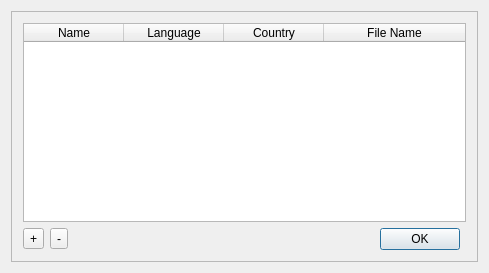
<?xml version="1.0" encoding="UTF-8"?>
<ui version="4.0">
 <class>LanguagesClass</class>
 <widget class="QDialog" name="LanguagesClass">
  <property name="geometry">
   <rect>
    <x>0</x>
    <y>0</y>
    <width>489</width>
    <height>273</height>
   </rect>
  </property>
  <property name="windowTitle">
   <string>Languages</string>
  </property>
  <layout class="QGridLayout" name="gridLayout_3">
   <item row="0" column="0">
    <widget class="QFrame" name="frame">
     <property name="frameShape">
      <enum>QFrame::StyledPanel</enum>
     </property>
     <property name="frameShadow">
      <enum>QFrame::Raised</enum>
     </property>
     <layout class="QGridLayout" name="gridLayout">
      <item row="0" column="0" colspan="5">
       <widget class="QTableWidget" name="tbllanguage">
        <property name="editTriggers">
         <set>QAbstractItemView::NoEditTriggers</set>
        </property>
        <property name="selectionMode">
         <enum>QAbstractItemView::ContiguousSelection</enum>
        </property>
        <property name="selectionBehavior">
         <enum>QAbstractItemView::SelectRows</enum>
        </property>
        <attribute name="horizontalHeaderStretchLastSection">
         <bool>true</bool>
        </attribute>
        <attribute name="horizontalHeaderStretchLastSection">
         <bool>true</bool>
        </attribute>
        <column>
         <property name="text">
          <string>Name</string>
         </property>
        </column>
        <column>
         <property name="text">
          <string>Language</string>
         </property>
        </column>
        <column>
         <property name="text">
          <string>Country</string>
         </property>
        </column>
        <column>
         <property name="text">
          <string>File Name</string>
         </property>
        </column>
       </widget>
      </item>
      <item row="1" column="3">
       <widget class="QPushButton" name="btnOK">
        <property name="text">
         <string>OK</string>
        </property>
       </widget>
      </item>
      <item row="1" column="0">
       <widget class="QToolButton" name="btnPlus">
        <property name="text">
         <string>+</string>
        </property>
       </widget>
      </item>
      <item row="1" column="1">
       <widget class="QToolButton" name="btnMinus">
        <property name="text">
         <string>-</string>
        </property>
       </widget>
      </item>
      <item row="1" column="2">
       <spacer name="horizontalSpacer">
        <property name="orientation">
         <enum>Qt::Horizontal</enum>
        </property>
        <property name="sizeHint" stdset="0">
         <size>
          <width>214</width>
          <height>17</height>
         </size>
        </property>
       </spacer>
      </item>
     </layout>
     <zorder>tbllanguage</zorder>
     <zorder>btnOK</zorder>
     <zorder>btnPlus</zorder>
     <zorder>btnMinus</zorder>
     <zorder>horizontalSpacer</zorder>
    </widget>
   </item>
  </layout>
 </widget>
 <layoutdefault spacing="6" margin="11"/>
 <resources/>
 <connections/>
</ui>
